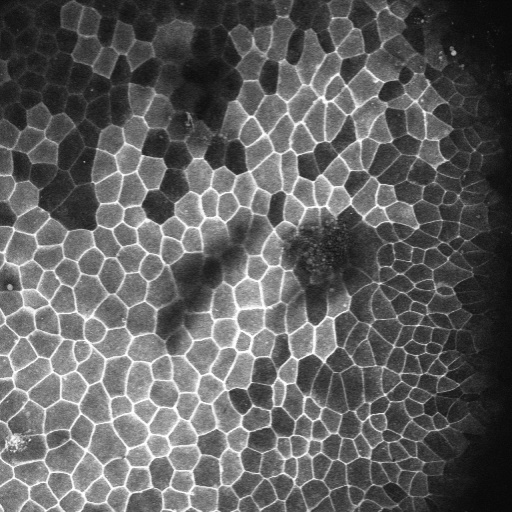
#> input picture a.jpg, 512 x 512 px
$ python membrane_segmentation.py   (older library calls are emulated)
#> lines starting #> are read from the running program, lines starting #| are printed output that depends on the picture; after the words box and inside, x2 and y2 are one past the last pixel; in counts of white or black regions, pixels touching at a corner belong together
#!/usr/bin/env python3
# -*- coding: utf-8 -*-
"""
Created on Sun Jan 29 08:33:32 2017

@author: cedar

This script is to test different segmenting methods for cells.
"""

#%% import libs
import cv2
from matplotlib import pyplot as plt
import numpy as np

def see(img_arr):
    plt.imshow(img_arr, cmap = 'Greys')
    plt.show()
#%% Load image
src = cv2.imread('a.jpg', 0) # 0 for greyscale
#> src is the input picture: shape (512, 512); min 7, max 255, mean 95.6

plt.imshow(src); plt.show()
#%% segment using adaptive threshold
dst = cv2.adaptiveThreshold(src = src,
                                    maxValue = 255,
                                    adaptiveMethod = cv2.ADAPTIVE_THRESH_MEAN_C,
                                    thresholdType = cv2.THRESH_BINARY,
                                    blockSize = 3,
                                    C = 0)
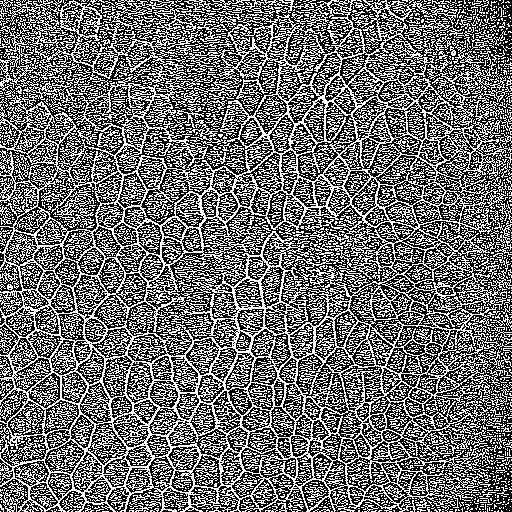
#> dst: shape (512, 512); 43.1% white in thin lines or dots
see(dst)
#Does not work. Produces random image
#%% Segmentation using regular thresholding

#%% Edge preserving Smooth
blur = cv2.bilateralFilter(src,3,50,50)
see(blur)

#%% Canny
edges = cv2.Canny(blur, 80, 100)
#> edges: shape (512, 512); 14.8% white in thin lines or dots
see(edges)
#%% Morph on canny
def kernel(l):
    return cv2.getStructuringElement(cv2.MORPH_CROSS,(l,l))
morph = cv2.dilate(edges, kernel(3))
#> morph: shape (512, 512); 38% white; 192 white regions (116 under 20 px), largest, box (x1, y1, x2, y2) and area: (0, 0, 491, 512) 93597, (59, 0, 197, 80) 2202, (0, 57, 13, 87) 127
morph = cv2.erode(morph, kernel(3))
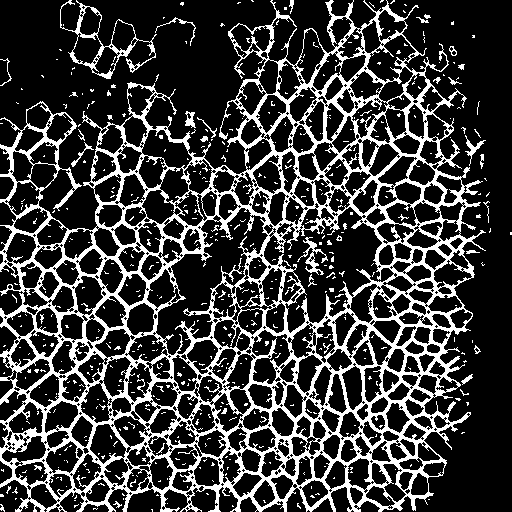
#> morph: shape (512, 512); 23.2% white; 520 white regions (486 under 20 px), largest, box (x1, y1, x2, y2) and area: (0, 0, 486, 512) 55674, (60, 0, 157, 79) 1031, (297, 237, 328, 275) 302
see(morph)
#%% Laplacian
laplc = cv2.Laplacian(blur, cv2.CV_16S)
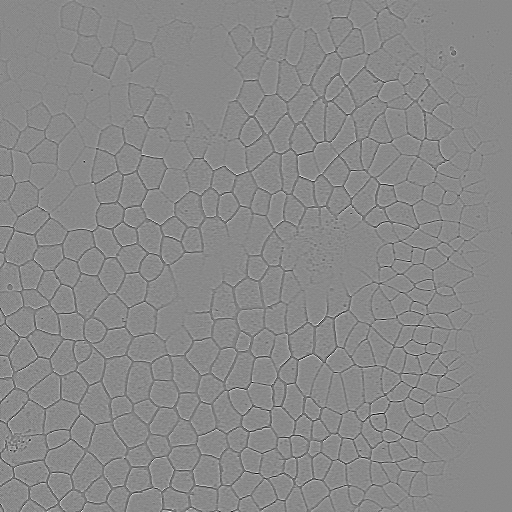
#> laplc: shape (512, 512) int16; min -264, max 226, mean 0; drawn with min black and max white
see(laplc)
#%%Canny of Laplacian
cannyIn = np.uint8((laplc+256)/4)
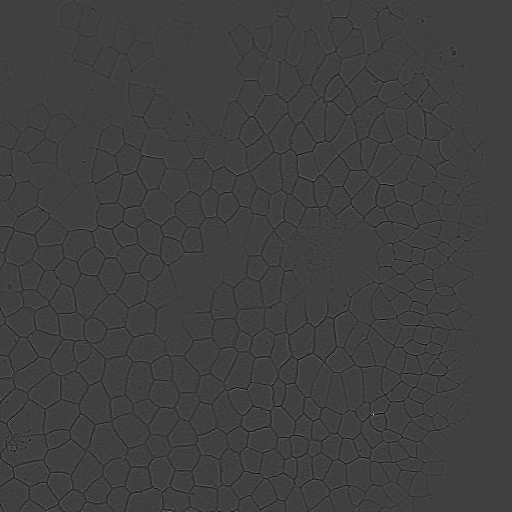
#> cannyIn: shape (512, 512); min 0, max 254, mean 63.6
edges = cv2.Canny(cannyIn, 30, 50)
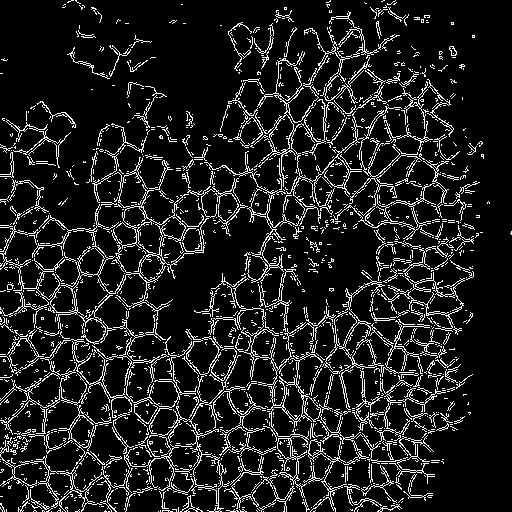
#> edges: shape (512, 512); 11.7% white in thin lines or dots
see(edges)
#%% adaptive Threshold of blur
threshed = cv2.adaptiveThreshold(blur, 90, cv2.ADAPTIVE_THRESH_GAUSSIAN_C, cv2.THRESH_BINARY, blockSize = 7, C = 7)
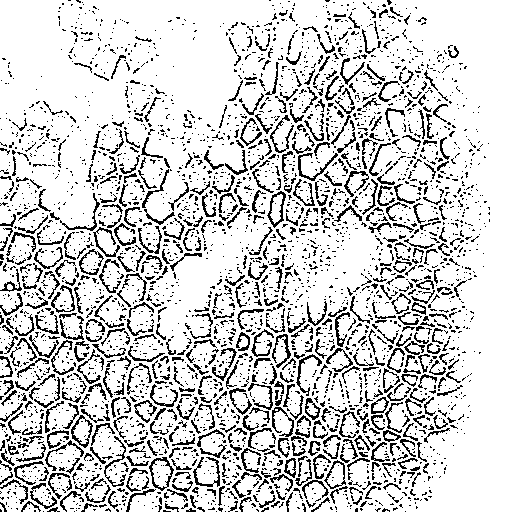
#> threshed: shape (512, 512); values 0 (black) and 90 (white), 82% white; black in thin lines or dots
see(threshed)
#%% erode threshed
kernel = cv2.getStructuringElement(cv2.MORPH_RECT,(2,2))
erosion = cv2.erode(threshed,kernel,iterations = 1)
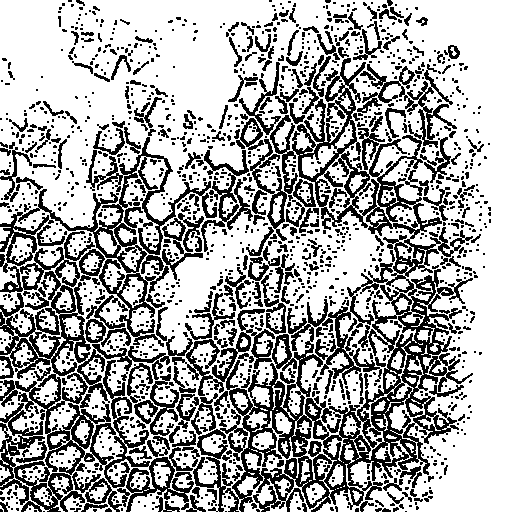
#> erosion: shape (512, 512); values 0 (black) and 90 (white), 66.8% white; 1649 black regions (1318 under 20 px), largest, box (x1, y1, x2, y2) and area: (172, 58, 473, 512) 29958, (0, 247, 194, 512) 13200, (0, 137, 217, 347) 5953
#> (the run stopped early here; a loop or call above may not have finished)

$ run again, with b.jpg copied over a.jpg
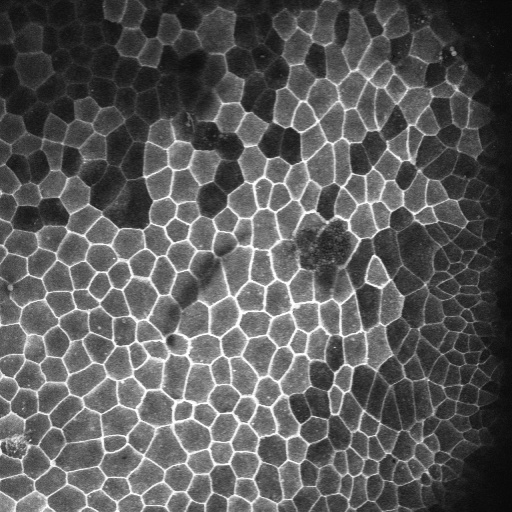
#> input picture b.jpg, 512 x 512 px
#> src is the input picture: shape (512, 512); min 7, max 255, mean 90.5
#> `dst = cv2.adaptiveThreshold(src = src, maxValue = 255, adaptiveMethod ..`:
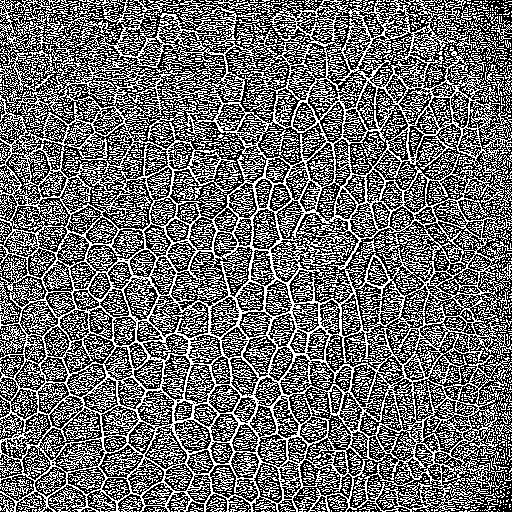
#> dst: shape (512, 512); 42.8% white in thin lines or dots
#> threshed: shape (512, 512); values 0 (black) and 90 (white), 81.3% white; black in thin lines or dots
#> `erosion = cv2.erode(threshed,kernel,iterations = 1)`:
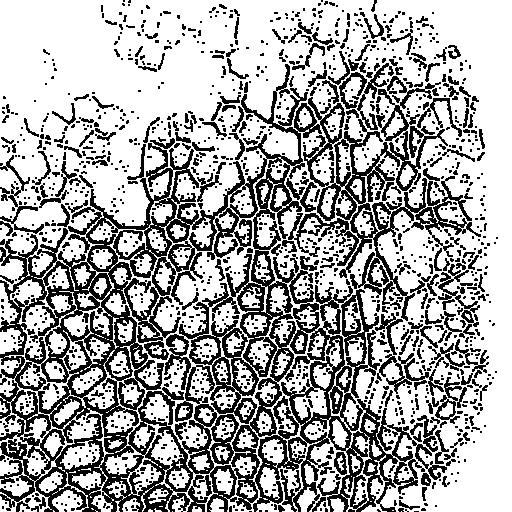
#> erosion: shape (512, 512); values 0 (black) and 90 (white), 66.3% white; 1573 black regions (1286 under 20 px), largest, box (x1, y1, x2, y2) and area: (0, 63, 481, 512) 60812, (377, 353, 444, 396) 747, (438, 264, 480, 327) 615

$ run again, with cafishstack.tif saved as a.jpg
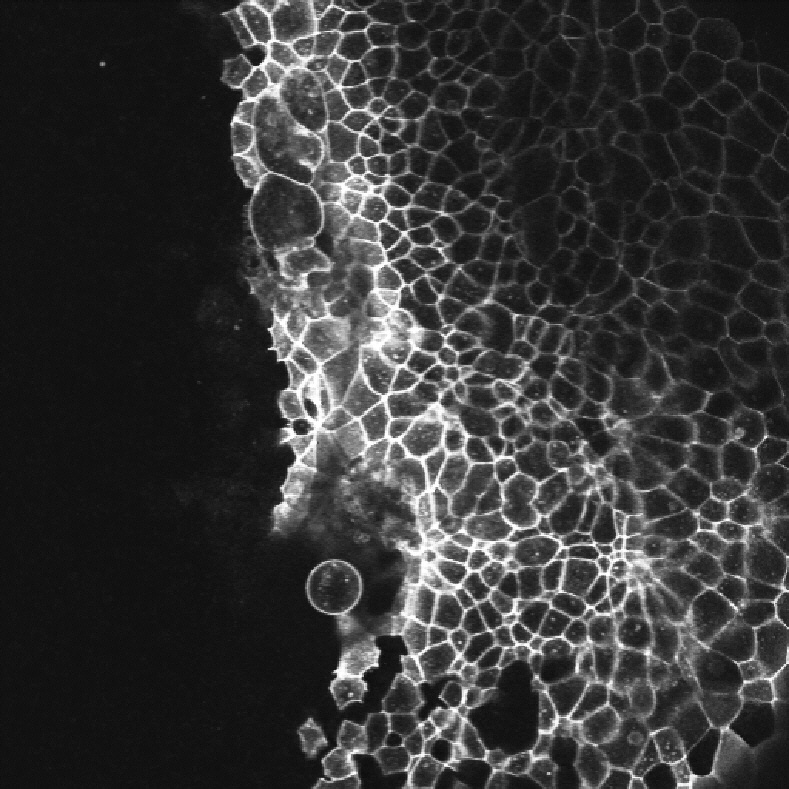
#> input picture cafishstack.tif, 789 x 789 px
#> src is the input picture: shape (789, 789); min 9, max 255, mean 54
#> `dst = cv2.adaptiveThreshold(src = src, maxValue = 255, adaptiveMethod ..`:
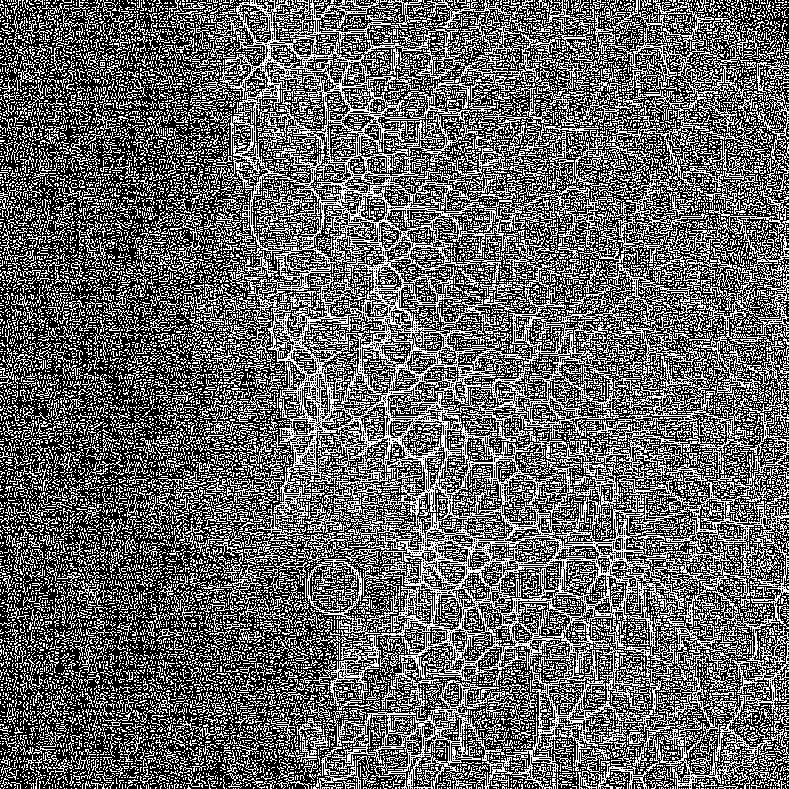
#> dst: shape (789, 789); 39.1% white in thin lines or dots
#> threshed: shape (789, 789); values 0 (black) and 90 (white), 90% white; black in thin lines or dots, all inside (x1, y1, x2, y2) = (98, 0, 789, 789)
#> `erosion = cv2.erode(threshed,kernel,iterations = 1)`:
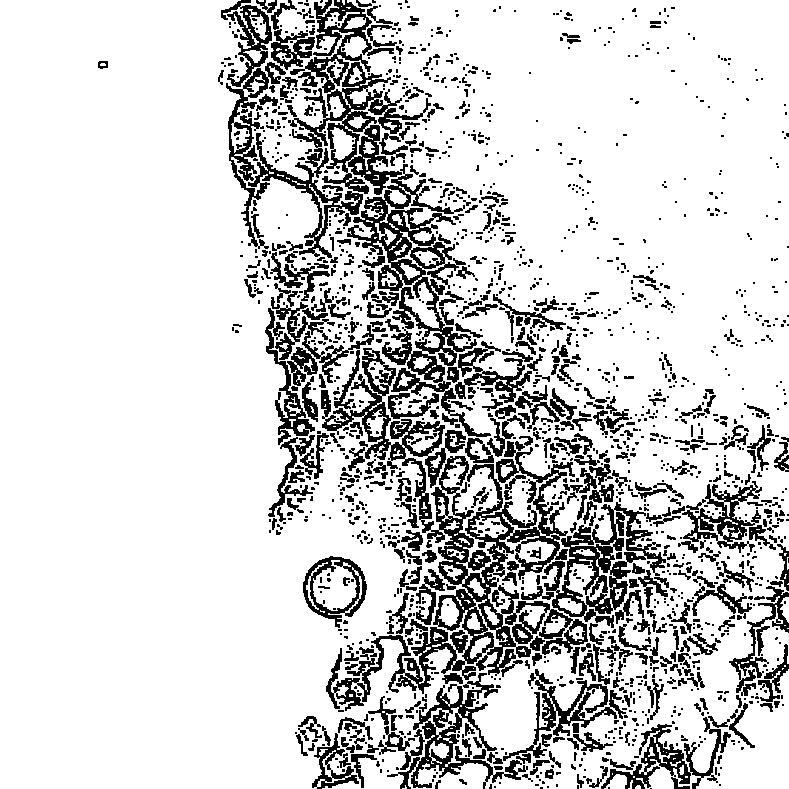
#> erosion: shape (789, 789); values 0 (black) and 90 (white), 82.1% white; 1769 black regions (1278 under 20 px), largest, box (x1, y1, x2, y2) and area: (321, 348, 588, 711) 19358, (226, 0, 431, 258) 12693, (347, 164, 491, 437) 8298
